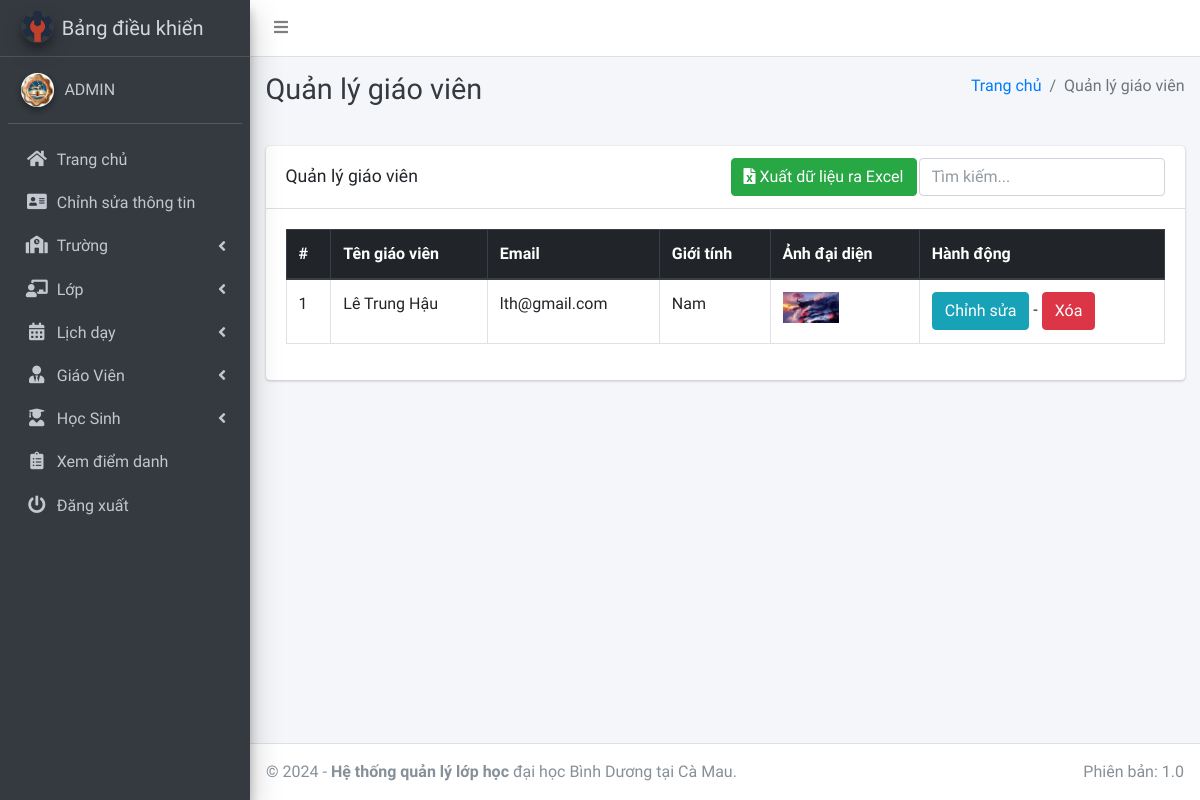
Page /staff/manage/ (signed in) on the committed database.
### main_app/models.py (models this page shows, shortened)
class CustomUser(AbstractUser):
    USER_TYPE = ((1, "HOD"), (2, "Staff"), (3, "Student"))
    GENDER = [("M", "Nam"), ("F", "Nữ")]
    username = None
    email = models.EmailField(unique=True, null=True, blank=True)
    student_id = models.CharField(max_length=20, unique=True, null=True, blank=True)
    user_type = models.CharField(default=1, choices=USER_TYPE, max_length=1)
    gender = models.CharField(max_length=1, choices=GENDER)
    profile_pic = models.ImageField(null=True, blank=True)
    address = models.TextField()
    qr_code = models.ImageField(
        upload_to="QR/", null=True, blank=True
    )  # Thêm trường lưu mã QR
    created_at = models.DateTimeField(auto_now_add=True)
    updated_at = models.DateTimeField(auto_now=True)
    USERNAME_FIELD = "student_id"  # Mặc định là student_id
    REQUIRED_FIELDS = []
    objects = CustomUserManager()

### main_app/hod_views.py (the view)
# urls.py: path("staff/manage/", hod_views.manage_staff, name='manage_staff'),
def manage_staff(request):
    allStaff = CustomUser.objects.filter(user_type=2)
    context = {"allStaff": allStaff, "page_title": "Quản lý giáo viên"}
    return render(request, "hod_template/manage_staff.html", context)

### main_app/templates/hod_template/manage_staff.html (shortened to what this page needs)
{% extends 'main_app/base.html' %}
{% load static %}
{% block page_title %}
  {{ page_title }}
{% endblock %}
{% block content %}
  <section class="content">
    <div class="container-fluid">
      <div class="row">
        <div class="col-md-12">
          <div class="card">
            <div class="card-header d-flex justify-content-between align-items-center">
              <h3 class="card-title">{{ page_title }}</h3>
              <div class="ml-auto d-flex align-items-center" style="flex-wrap: nowrap;">
                <button id="export_button" class="btn btn-success" style="white-space: nowrap; margin-right: 2px;">
                  <i class="fas fa-file-excel"></i> Xuất dữ liệu ra Excel
                </button>
                <input type="text" id="searchInput" onkeyup="searchTable()" placeholder="Tìm kiếm..." class="form-control" style="max-width: 250px;">
              </div>
            </div>
            <div class="card-body">
              <div class='table-responsive'>
                <table id="example2" class="table table-bordered table-hover">
                  <thead class="thead-dark">
                    <tr>
                      <th>#</th>
                      <th>Tên giáo viên</th>
                      <th>Email</th>
                      <th>Giới tính</th>
                      <th>Ảnh đại diện</th>
                      <th>Hành động</th>
                    </tr>
                  </thead>
                  <tbody>
                    {% for staff in allStaff %}
                      <tr>
                        <td>{{ forloop.counter }}</td>
                        <td>{{ staff.last_name }} {{ staff.first_name }}</td>
                        <td>{{ staff.email }}</td>
                        <td>
                          {% if staff.gender == 'M' %}
                            Nam
                          {% elif staff.gender == 'F' %}
                            Nữ
                          {% else %}
                            Không xác định
                          {% endif %}
                        </td>
                        <td>
                          {% if staff.profile_pic == '' %}
                            Không có ảnh
                          {% else %}
                            <img class="img img-fluid mb-2" height="56" width="56" src="{{ staff.profile_pic }}" alt="" />
                          {% endif %}
                        </td>
                        <td>
                          <a href="{% url 'edit_staff' staff.staff.id %}" class="btn btn-info">Chỉnh sửa</a> -
                          <a href="{% url 'delete_staff' staff.staff.id %}" class="btn btn-danger" onclick="return confirm('Bạn có chắc chắn về điều này không?')">Xóa</a>
                        </td>
                      </tr>
                    {% endfor %}
                  </tbody>
                </table>
              </div>
            </div>
          </div>
        </div>
      </div>
    </div>
  </section>
{% endblock %}

### main_app/templates/main_app/sidebar_template.html (shortened to what this page needs)
{% load static %}
<aside class="main-sidebar sidebar-dark-info elevation-4">
    {% if request.user.user_type == '1' %}
    <a href="{% url 'admin_home' %}" class="brand-link">
        <img src="{% static 'dist/img/controll.ico' %} " alt="AdminLTE Logo"
            class="brand-image img-circle elevation-3" >
        <span class="brand-text font-weight-light">Bảng điều khiển</span>
    </a>
    <div class="sidebar">
        <div class="user-panel mt-3 pb-3 mb-3 d-flex">
            <div class="image">
                <img src="{{ request.user.profile_pic}}" class="img-circle elevation-2" alt="User Image">
            </div>
            <div class="info">
                <a href="#" class="d-block">{{user.last_name}}{{user.first_name}}</a>
            </div>
        </div>
        <nav class="mt-2">
            <ul class="nav nav-pills nav-sidebar flex-column" data-widget="treeview" role="menu" data-accordion="false">
                <li class="nav-item">
                    {% url 'admin_home' as admin_home %}
                    <a href="{{admin_home}}" class="nav-link {% if admin_home == request.path %} active {% endif %}">
                        <i class="nav-icon fas fa-home"></i>
                        <p>
                            Trang chủ
                        </p>
                    </a>
                </li>
                <li class="nav-item">
                    {% url 'admin_view_profile' as admin_view_profile %}
                    <a href="{{admin_view_profile}}"
                        class="nav-link {% if admin_view_profile == request.path %} active {% endif %}">
                        <i class="nav-icon fas fa-address-card"></i>
                        <p>
                            Chỉnh sửa thông tin
                        </p>
                    </a>
                </li>
                <li class="nav-item has-treeview">
                    <a href="#" class="nav-link">
                        <i class="nav-icon fas fa-school"></i>
                        <p>
                            Trường
                            <i class="fas fa-angle-left right"></i>
                        </p>
                    </a>
                </li>
                <li class="nav-item has-treeview">
                    <a href="#" class="nav-link">
                        <i class="nav-icon fas fa-chalkboard-teacher"></i>
                        <p>
                            Lớp
                            <i class="fas fa-angle-left right"></i>
                        </p>
                    </a>
                </li>
                <li class="nav-item has-treeview">
                    <a href="#" class="nav-link">
                        <i class="nav-icon fas fa-calendar-alt"></i>
                        <p>
                            Lịch dạy
                            <i class="fas fa-angle-left right"></i>
                        </p>
                    </a>
                </li>
                <li class="nav-item has-treeview">
                    <a href="#" class="nav-link">
                        <i class="nav-icon fas fa-user-tie"></i>
                        <p>
                            Giáo Viên
                            <i class="fas fa-angle-left right"></i>
                        </p>
                    </a>
                </li>
                <li class="nav-item has-treeview">
                    <a href="#" class="nav-link">
                        <i class="nav-icon fas fa-user-graduate"></i>
                        <p>
                            Học Sinh
                            <i class="fas fa-angle-left right"></i>
                        </p>
                    </a>
                </li>
                <li class="nav-item">
                    {% url 'admin_view_attendance' as admin_view_attendance %}
                <li class="nav-item">
                    <a href="{{admin_view_attendance}}"
                        class="nav-link  {% if admin_view_attendance == request.path %} active {% endif %}">
                        <i class="nav-icon fas fa-clipboard-list"></i>
                        <p>
                            Xem điểm danh
                        </p>
                    </a>
                </li>
                                        {% endif %}
                                        <li class="nav-item">
                                            <a href="{% url 'user_logout' %}"
                                                onclick="return confirm('Phiên của bạn sẽ bị chấm dứt.\n\nTiếp tục?')"
                                                class="nav-link">
                                                <i class="nav-icon fas fa-power-off"></i>
                                                <p>
                                                    Đăng xuất
                                                </p>
                                            </a>
                                        </li>
                                    </ul>
                                </nav>
                            </div>
</aside>

### main_app/templates/hod_template/manage_staff.html (style rules this page uses)
.table-responsive { overflow-x: auto; }

### rows in the picture
CustomUser: user.profile_pic (picture), last_name "A", first_name "DMIN"
CustomUser: last_name "Lê", first_name "Trung Hậu", email "lth@gmail.com", gender "Nam", profile_pic (picture)

### other values in the picture
{{ page_title }} "Quản lý giáo viên"
